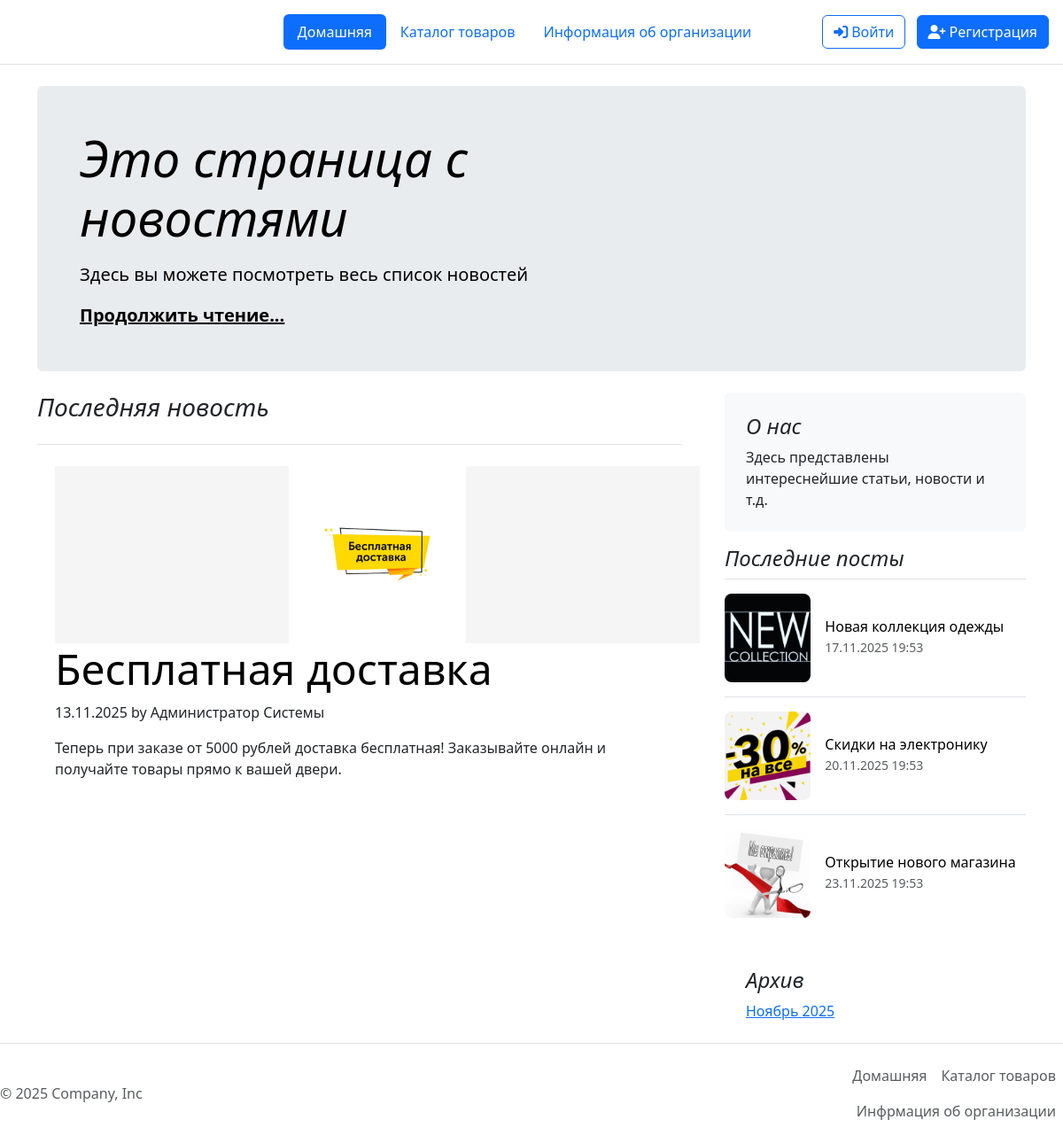
The page / on the database its author committed.
### models.py (models this page shows, shortened)
class News(db.Model):
    id=db.Column(db.Integer(), primary_key=True)
    title=db.Column(db.String(50),nullable=False)
    date=db.Column(db.DateTime,default=datetime.now)
    text=db.Column(db.Text,nullable=False)
    image=db.Column(db.String(50),nullable=False)
    author_id=db.Column(db.Integer,db.ForeignKey('user.id'))
    author=db.relationship('User',backref=db.backref('news',lazy=True))

class User(UserMixin, db.Model):
    __tablename__ = 'user'
    id=db.Column(db.Integer(), primary_key=True)
    name = db.Column(db.String(100),default='')
    email = db.Column(db.String(100), nullable=False, unique=True)
    username=db.Column(db.String(50), nullable=False, unique=True)
    password_hash=db.Column(db.String(200), nullable=False, unique=True)
    is_admin = db.Column(db.Boolean, default=False)
    created_at = db.Column(db.DateTime, default=datetime.now)
    last_seen = db.Column(db.DateTime, default=datetime.now)
    google_id = db.Column(db.String(100), unique=True)
    cart_items=db.relationship('CartItem',backref='user',lazy=True,cascade='all,delete-orphan')

### app.py (the view)
@app.route('/index')
@app.route('/')
def index():
    news=db.session.query(News).order_by(News.id.desc()).offset(1).limit(3).all()
    last=db.session.query(News).order_by(News.id.desc()).first()
    archives = db.session.query(
        extract('year', News.date).label('year'),
        extract('month', News.date).label('month'),
        func.count(News.id).label('count')
    ).group_by(
        extract('year', News.date),
        extract('month', News.date)
    ).order_by(
        extract('year', News.date).desc(),
        extract('month', News.date).desc()
    ).all()
    formatted_archives = []
    for archive in archives:
        formatted_archives.append({
            'year': int(archive.year),
            'month': int(archive.month),
            'month_name': get_month_name(int(archive.month)),
            'count': archive.count
        })
    return render_template('index.html',news=news,last=last,archives=formatted_archives)

### app.py (called while the page is built)
def get_month_name(month_number):
    months = {
        1: 'Январь', 2: 'Февраль', 3: 'Март', 4: 'Апрель',
        5: 'Май', 6: 'Июнь', 7: 'Июль', 8: 'Август',
        9: 'Сентябрь', 10: 'Октябрь', 11: 'Ноябрь', 12: 'Декабрь'
    }
    return months.get(month_number, 'Неизвестно')

@app.before_request
def before_request():
    if current_user.is_authenticated:
        current_user.last_seen = datetime.now()
        db.session.commit()

@app.context_processor
def utility_processor():
    return dict(time_ago=time_ago)

### templates/index.html (shortened to what this page needs)
{% extends "base.html" %}
{% block link %}<link rel="stylesheet" href="{{ url_for('static', filename='CSS/style.css') }} ">{% endblock %}
{% block content %}
<main class="container">
    <div class="p-4 p-md-5 mb-4 rounded text-body-emphasis bg-body-secondary">
        <div class="col-lg-6 px-0"><h1 class="display-4 fst-italic">Это страница с новостями</h1>
            <p class="lead my-3">Здесь вы можете посмотреть весь список новостей</p>
            <p class="lead mb-0"><a href="/catalog_news" class="text-body-emphasis fw-bold">Продолжить чтение...</a></p></div>
    </div>
    <div class="row g-5">
        <div class="col-md-8"><h3 class="pb-4 mb-4 fst-italic border-bottom">
            Последняя новость</h3>
            <img src="{{last.image}}" class="image-new"/>
            <article class="blog-post"><h2 class="display-5 link-body-emphasis mb-1">{{last.title}}</h2>
                <p class="blog-post-meta">{{last.date.strftime('%d.%m.%Y')}} by
                    {% if last.author %}
                    {% if last.author.name %}
                    {{last.author.name}}
                    {% else %}
                    {{ last.author.username }}
                    {% endif %}
                    {% else %}
                    Система
                    {% endif %}</p>
                <p>{{last.text}}</p>
        </div>
        <div class="col-md-4">
            <div class="position-sticky" style="top: 2rem;">
                <div class="p-4 mb-3 bg-body-tertiary rounded"><h4 class="fst-italic">О нас</h4>
                    <p class="mb-0">Здесь представлены интереснейшие статьи, новости и т.д.</p></div>
                <div><h4 class="fst-italic">Последние посты</h4>
                    <ul class="list-unstyled">
                        {% for new in news %}
                        <li>
                            <a class="d-flex flex-column flex-lg-row gap-3 align-items-start align-items-lg-center py-3 link-body-emphasis text-decoration-none border-top"
                               href="/catalog_news/{{new.id}}">
                                <div class="image-news">
                                    <img src="{{new.image}}" class="image-news"/>
                                </div>
                                <div class="col-lg-8"><h6 class="mb-0">{{new.title}}</h6> <small
                                        class="text-body-secondary">{{new.date.strftime('%d.%m.%Y %H:%M')}}</small></div>
                            </a></li>
                        {% endfor %}
                    </ul>
                </div>
                <div class="p-4"><h4 class="fst-italic">Архив</h4>
                    <ol class="list-unstyled mb-0">
                        {% for archive in archives %}
                        <li><a href="/catalog_news/{{archive.year}}/{{archive.month}}">{{archive.month_name}} {{archive.year}}</a></li>
                        {% endfor %}
                    </ol>
                </div>
            </div>
        </div>
    </div>
</main>
{% endblock %}

### templates/base.html (shortened to what this page needs)
<!DOCTYPE html>
<html lang="en">
<head>
    <link rel="stylesheet" href="{{ url_for('static', filename='CSS/bootstrap.min.css') }} ">
    <link rel="stylesheet" href="https://cdnjs.cloudflare.com/ajax/libs/font-awesome/6.4.0/css/all.min.css">
    {% block link %}{% endblock %}
</head>
<body>
<div class="container1">
    <header class="d-flex flex-wrap align-items-center justify-content-center justify-content-md-between py-3 mb-4 border-bottom">
        <div class="col-md-3 mb-2 mb-md-0"><a href="/"
                                              class="d-inline-flex link-body-emphasis text-decoration-none">
            <svg class="bi" width="40" height="32" role="img" aria-label="Bootstrap">
                <use xlink:href="#bootstrap"></use>
            </svg>
        </a></div>
        <ul class="nav nav-pills col-12 col-md-auto mb-2 justify-content-center mb-md-0">
            <li class="nav-item">
                <a href="/index"
                   class="nav-link {{ 'active' if request.endpoint == 'index' else '' }}">
                    Домашняя
                </a>
            </li>
            <li class="nav-item">
                <a href="/catalog"
                   class="nav-link {{ 'active' if request.endpoint and 'catalog' in request.endpoint else '' }}">
                    Каталог товаров
                </a>
            </li>
            <li class="nav-item">
                <a href="/info"
                   class="nav-link {{ 'active' if request.endpoint == 'info' else '' }}">
                    Информация об организации
                </a>
            </li>
        </ul>
        <div class="col-md-3 text-end me-3">
            {% if current_user.is_authenticated %}
            {% if current_user.is_admin %}
            <a class="btn btn-warning btn-sm me-2" href="{{ url_for('admin_dashboard') }}">
                <i class="fas fa-crown me-1"></i>Админ-панель
            </a>
            {% endif %}
            <div class="btn-group">
                <button type="button" class="btn btn-outline-primary btn-sm dropdown-toggle" data-bs-toggle="dropdown">
                    <i class="fas fa-user me-1"></i>{{ current_user.username }}
                </button>
                <ul class="dropdown-menu">
                    <li><a class="dropdown-item" href="{{ url_for('profile') }}">
                        <i class="fas fa-user-circle me-2"></i>Профиль
                    </a></li>
                    <li>
                        <hr class="dropdown-divider">
                    </li>
                    <li><a class="dropdown-item text-danger" href="{{ url_for('logout') }}">
                        <i class="fas fa-sign-out-alt me-2"></i>Выйти
                    </a></li>
                </ul>
            </div>
            {% else %}
            <a class="btn btn-outline-primary me-2" href="/login">
                <i class="fas fa-sign-in-alt me-1"></i>Войти
            </a>
            <a class="btn btn-primary" href="/registration">
                <i class="fas fa-user-plus me-1"></i>Регистрация
            </a>
            {% endif %}
        </div>
    </header>
</div>
{% block content %}{% endblock %}
<div class="container1">
    <footer class="d-flex justify-content-between align-items-center py-3  border-top footer"><p
            class="col-md-4 mb-0 text-body-secondary">© 2025 Company, Inc</p> <a href="/"
                                                                                 class="col-md-4 d-flex align-items-center justify-content-center mb-3 mb-md-0 me-md-auto link-body-emphasis text-decoration-none"
                                                                                 aria-label="Bootstrap">
        <svg class="bi me-2" width="40" height="32" aria-hidden="true">
            <use xlink:href="#bootstrap"></use>
        </svg>
    </a>
        <ul class="nav col-md-4 justify-content-end">
            <li class="nav-item"><a href="/index" class="nav-link px-2 text-body-secondary">Домашняя</a></li>
            <li class="nav-item"><a href="/catalog" class="nav-link px-2 text-body-secondary">Каталог товаров</a></li>
            <li class="nav-item"><a href="/info" class="nav-link px-2 text-body-secondary">Инфрмация об организации</a>
            </li>
        </ul>
    </footer>
</div>
</body>
</html>

### static/CSS/style.css (style rules this page uses)
.image-news { width: 100%; max-width: 100px; height: 100px; object-fit: cover; object-position: center; border-radius: 8px; display: block; margin: 0 auto; }
.image-new { width: 100%; height: 200px; object-fit: contain; object-position: center; background-color: #f5f5f5; margin-left:20px; }
.blog-post { margin-left:20px; }
.footer { margin-top: auto; width: 100%; }

### rows shown on the page
News: image (picture), title "Бесплатная доставка", date "13.11.2025", text "Теперь при заказе от 5000 рублей доставка бесплатная! Заказывайте онлайн и получайте товары прямо к вашей двери."
User: author.name "Администратор Системы"
News: image (picture), title "Новая коллекция одежды", date "17.11.2025 19:53"
News: image (picture), title "Скидки на электронику", date "20.11.2025 19:53"
News: image (picture), title "Открытие нового магазина", date "23.11.2025 19:53"

### other values the page prints
{{ archive.month_name }} "Ноябрь"
{{ archive.year }} "2025"
